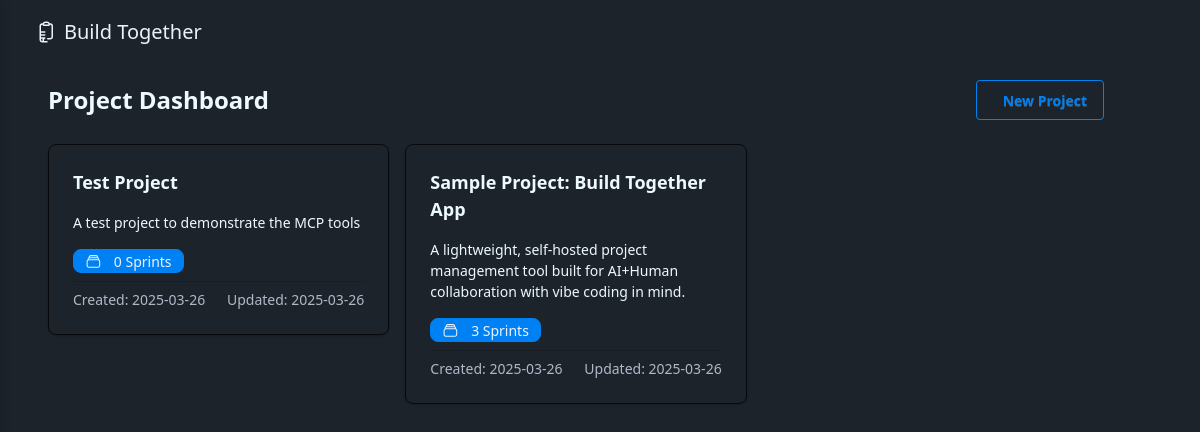
Before: / with the older database file.
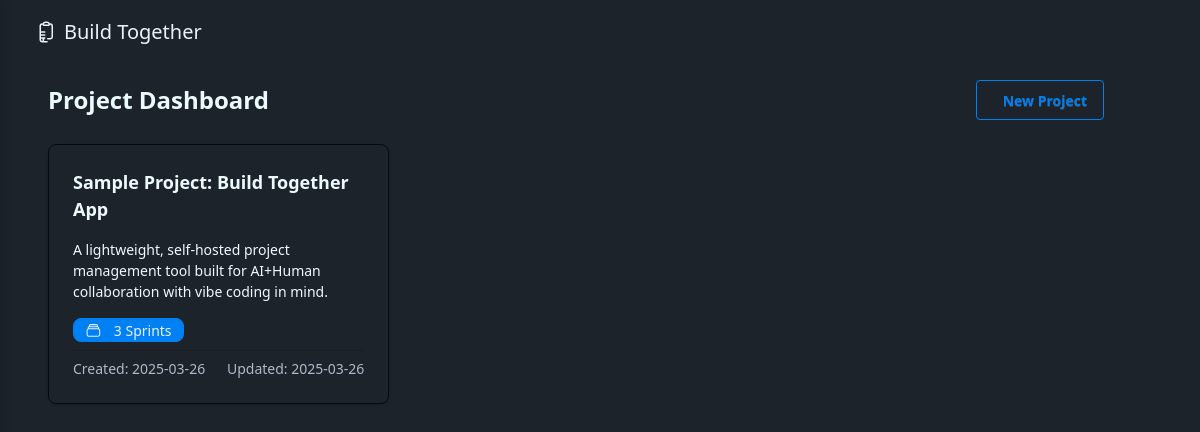
After: the same page with the newer database file.
### app/models/project.py (models this page shows, shortened)
class Project(db.Model):
    __tablename__ = 'projects'
    id = db.Column(db.Integer, primary_key=True)
    name = db.Column(db.String(100), nullable=False)
    description = db.Column(db.Text, nullable=True)
    requirements = db.Column(db.Text, nullable=True)
    implementation_details = db.Column(db.Text, nullable=True)
    created_at = db.Column(db.DateTime, default=datetime.utcnow)
    updated_at = db.Column(db.DateTime, default=datetime.utcnow, onupdate=datetime.utcnow)
    sprints = db.relationship('Sprint', backref='project', lazy='dynamic', cascade='all, delete-orphan')
    def get_sprint_count(self):
        return self.sprints.count()

### app/routes/main_routes.py (the view)
@main_bp.route('/')
def index():
    projects = Project.query.order_by(Project.created_at.desc()).all()
    return render_template('dashboard.html', projects=projects)

### app.py (called while the page is built)
@app.context_processor
def inject_now():
    return {'now': datetime.utcnow()}

### app/utils/markdown_parser.py (called while the page is built)
def convert_markdown_to_html(text):
    if not text:
        return Markup("")
    html = markdown.markdown(
        text,
        extensions=[
            'markdown.extensions.fenced_code',
            'markdown.extensions.tables',
            'markdown.extensions.nl2br',
            'markdown.extensions.sane_lists'
        ]
    )
    clean_html = bleach.clean(
        html,
        tags=ALLOWED_TAGS,
        attributes=ALLOWED_ATTRIBUTES,
        strip=True
    )
    return Markup(clean_html)

### app/templates/dashboard.html (shortened to what this page needs)
{% extends "base.html" %}
{% block content %}
<div class="container-fluid px-4 py-4">
    <div class="flex justify-between items-center mb-6">
        <h2 class="text-2xl font-bold">Project Dashboard</h2>
        <button id="newProjectBtn" class="btn btn-outline btn-primary"
               hx-get="/htmx/projects/form"
               hx-target="#project-form-container"
               hx-swap="innerHTML"
               hx-preserve="true">
            New Project
        </button>
    </div>
    <div id="projectsContainer">
        <div class="grid grid-cols-1 md:grid-cols-2 lg:grid-cols-3 gap-4" id="appMainContainer">
            {% if projects %}
                {% for project in projects %}
                    <div>
                        {% include 'partials/project_card.html' %}
                    </div>
                {% endfor %}
            {% endif %}
        </div>
    </div>
</div>
{% endblock %}

### app/templates/base.html (shortened to what this page needs)
<!DOCTYPE html>
<html lang="en">
<head>
    <link rel="stylesheet" href="{{ url_for('static', filename='css/tailwind.css') }}">
</head>
<body class="min-h-screen text-base-content no-transitions">
    <div id="appContainer">
      <div class="main-content">
        <div class="text-primary-content">
          <div class="navbar bg-base-100 px-8">
            <div class="flex-1 flex items-center">
              <a href="{{ url_for('main.index') }}" class="flex items-center gap-2">
                  <span class="text-xl">Build Together</span>
              </a>
            </div>
          </div>
        </div>
        <main class="w-full max-w-6xl px-8">
            {% block content %}{% endblock %}
        </main>
      </div>
    </div>
</body>
</html>

### app/templates/partials/project_card.html (shortened to what this page needs)
<div class="card shadow-sm mb-4 project-card card-border border-neutral" x-data="{ projectCardOpen: true }">
    <div class="card-body">
        <div class="flex justify-between items-start">
            <h3 class="card-title">
                <a href="{{ url_for('main.project_detail', project_id=project.id) }}" class="hover:underline">
                    {{ project.name }}
                </a>
            </h3>
        </div>
        <p class="text-sm">{{ project.description|markdown|truncate(150) or 'No description provided.' }}</p>
        <div class="flex justify-between items-center">
            <span class="badge badge-primary">
                {{ project.get_sprint_count() }} Sprint{{ 's' if project.get_sprint_count() != 1 }}
            </span>
        </div>
        <div class="flex justify-between items-center text-sm text-base-content/70 pt-2 border-t border-base-200">
            <div>
                Created: {{ project.created_at.strftime('%Y-%m-%d') }}
            </div>
            <div>
                Updated: {{ project.updated_at.strftime('%Y-%m-%d') }}
            </div>
        </div>
    </div>
</div>

### app/templates/base.html (style rules this page uses)
html.transitions-enabled .main-content { transition: padding-left 0.3s ease-in-out; }
.main-content { min-height: 100vh; display: flex; flex-direction: column; }

Changed rows visible on the page:
removed Project: name "Test Project", description "A test project to demonstrate the MCP tools", get_sprint_count "0", value "s", created_at "2025-03-26", updated_at "2025-03-26"
